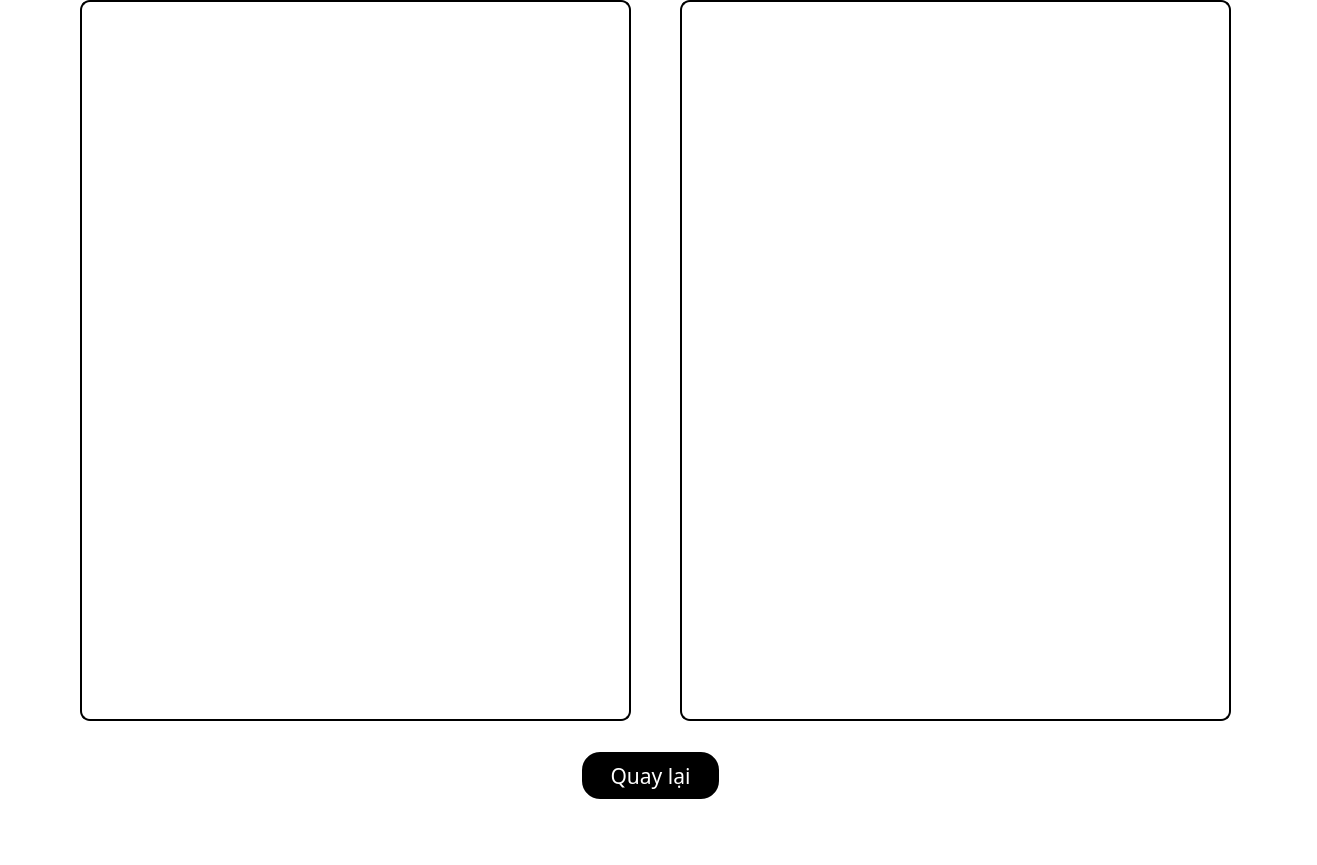
<?xml version="1.0" encoding="UTF-8"?>
<ui version="4.0">
 <class>MainWindow</class>
 <widget class="QMainWindow" name="MainWindow">
  <property name="geometry">
   <rect>
    <x>0</x>
    <y>0</y>
    <width>1317</width>
    <height>865</height>
   </rect>
  </property>
  <property name="windowTitle">
   <string>MainWindow</string>
  </property>
  <property name="styleSheet">
   <string notr="true">background-color: rgb(255, 255, 255);</string>
  </property>
  <widget class="QWidget" name="centralwidget">
   <widget class="QLabel" name="img_1">
    <property name="geometry">
     <rect>
      <x>80</x>
      <y>0</y>
      <width>551</width>
      <height>721</height>
     </rect>
    </property>
    <property name="styleSheet">
     <string notr="true">color: rgb(0, 0, 0);
border-style: outset;
border-width: 2px;
border-radius: 10px;
border-color: black;
background-color: rgb(255, 255, 255);</string>
    </property>
    <property name="text">
     <string/>
    </property>
    <property name="pixmap">
     <pixmap>tu_dong.png</pixmap>
    </property>
    <property name="scaledContents">
     <bool>true</bool>
    </property>
   </widget>
   <widget class="QPushButton" name="btnBack">
    <property name="geometry">
     <rect>
      <x>580</x>
      <y>750</y>
      <width>141</width>
      <height>51</height>
     </rect>
    </property>
    <property name="font">
     <font>
      <family>Century Gothic</family>
      <pointsize>16</pointsize>
     </font>
    </property>
    <property name="styleSheet">
     <string notr="true">background-color: rgb(0, 0, 0);
color: rgb(255, 255, 255);
border-style: outset;
border-width: 2px;
border-radius: 20px;
border-color: white;</string>
    </property>
    <property name="text">
     <string>Quay lại</string>
    </property>
   </widget>
   <widget class="QLabel" name="img_2">
    <property name="geometry">
     <rect>
      <x>680</x>
      <y>0</y>
      <width>551</width>
      <height>721</height>
     </rect>
    </property>
    <property name="styleSheet">
     <string notr="true">color: rgb(0, 0, 0);
border-style: outset;
border-width: 2px;
border-radius: 10px;
border-color: black;
background-color: rgb(255, 255, 255);</string>
    </property>
    <property name="text">
     <string/>
    </property>
    <property name="pixmap">
     <pixmap>tu_dong.png</pixmap>
    </property>
    <property name="scaledContents">
     <bool>true</bool>
    </property>
   </widget>
  </widget>
  <widget class="QMenuBar" name="menubar">
   <property name="geometry">
    <rect>
     <x>0</x>
     <y>0</y>
     <width>1317</width>
     <height>25</height>
    </rect>
   </property>
  </widget>
  <widget class="QStatusBar" name="statusbar"/>
 </widget>
 <resources/>
 <connections/>
</ui>
